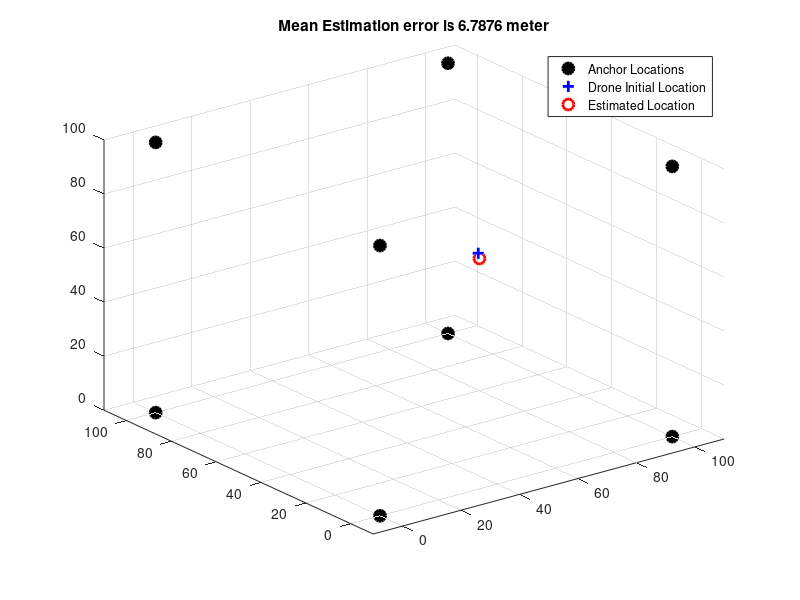

Here is the MATLAB script that generated this plot:
% Localization refers to the process of determining the physical location or position 
% of nodes within the network. The algorithms for localization and tracking of a mobile node (a drone in our case) 
% can be of the types: distance based, angle based, received signal strength (RSS) or hybrid.

% We consider only the distance-based localization of a single target. 


%% Setting Parameters
N = 8; % number of anchors (considering all vertices of the cube)
M = 1; % number of mobile nodes (set to 1 for the drone)

% Distance-dependent error (standard deviation of the noise normalized to distance)
distMeasurementErrRatio = 0.05; % it means that the accuracy of distance measurement is 95 %
% for instance, the inaccuracy of a 1m measured distance is around 0.05 meter.

networkSize = 100; % we consider a cubic region of 100x100x100 that the mobile can wander

% Anchor locations
anchorLoc = [0,             0,             0; 
             networkSize,   0,             0;
             0,             networkSize,   0;
             networkSize,   networkSize,   0;
             0,             0,             networkSize;
             networkSize,   0,             networkSize;
             0,             networkSize,   networkSize;
             networkSize,   networkSize,   networkSize];

% Mobile true location
mobileLoc = networkSize * rand(M,3); % This is where drone's intial position are received through broadcast. 
                                     % For simulation sake, we are generating random (x, y, z) co-ordinates.

% Preallocation of distance matrix
distance = zeros(N,M);

% Computing the Euclidean distances (vectorized)
for m = 1 : M
    distance(:,m) = sqrt(sum((anchorLoc - mobileLoc(m,:)).^2 , 2));
end

% Plot the scenario
f1 = figure(1);
clf
plot3(anchorLoc(:,1), anchorLoc(:,2), anchorLoc(:,3), 'ko', 'MarkerSize', 8, 'lineWidth', 2, 'MarkerFaceColor', 'k');
hold on
plot3(mobileLoc(:,1), mobileLoc(:,2), mobileLoc(:,3), 'b+', 'MarkerSize', 8, 'lineWidth', 2);

% Noisy measurements
distanceNoisy = distance + distance .* distMeasurementErrRatio .* randn(N,M);

% Using Gauss-Newton to solve the problem
numOfIteration = 25;

% Initial guess (random location)
mobileLocEst = networkSize * rand(M,3);

% Iteration
for m = 1 : M
    for i = 1 : numOfIteration
        % Computing the estimated distances
        distanceEst = sqrt(sum((anchorLoc - mobileLocEst(m,:)).^2 , 2));

        
        % Computing the derivatives
        distanceDrv = (mobileLocEst(m,:) - anchorLoc) ./ distanceEst;
        
        % Delta
        delta = - (distanceDrv.' * distanceDrv) \ (distanceDrv.' * (distanceEst - distanceNoisy(:,m)));
        
        % Updating the estimation
        mobileLocEst(m,:) = mobileLocEst(m,:) + delta.'; % This new estimated positon of drone is sent back via broadcast
                                                         % for position refinement.
    end
end

% Plotting estimated mobile locations
plot3(mobileLocEst(:,1), mobileLocEst(:,2), mobileLocEst(:,3), 'ro', 'MarkerSize', 8, 'lineWidth', 2);
legend('Anchor Locations','Drone Initial Location','Estimated Location', 'Location','Best')

% Compute the Root Mean Squred Error
Err = mean(sqrt(sum((mobileLocEst-mobileLoc).^2)));
title(['Mean Estimation error is ', num2str(Err), ' meter'])

% Setting axis limits
axis([-0.1 1.1 -0.1 1.1] * networkSize)
grid on
hold off
